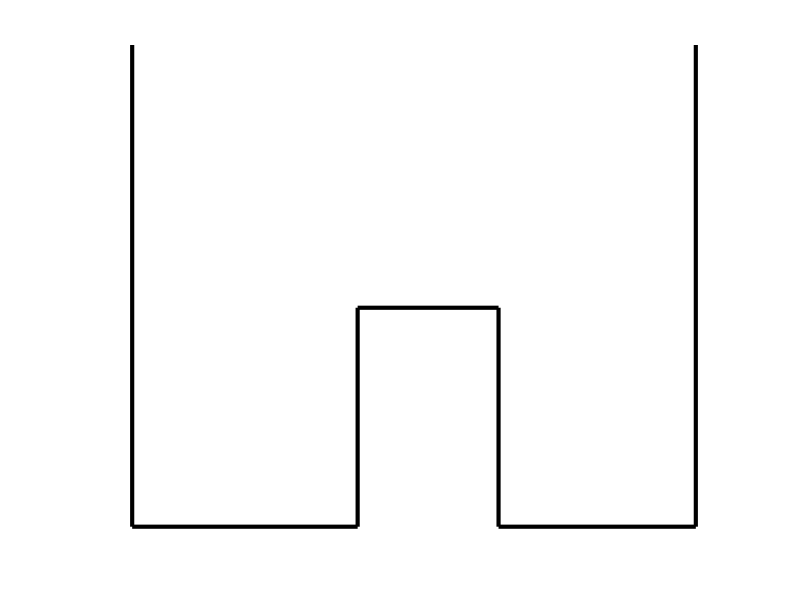

This figure's MATLAB source: (Note: this script raises an error after producing the figure.)
%% Double-well Schrödinger eigenstates
% Nick Trefethen, November 2010

%%
% (Chebfun Example ode-eig/DoubleWell.m)
%%

%%
% A well-known problem in quantum mechanics is the calculation of
% eigenstates of a potential with the shape of a 'double well'.
% Specifically, consider a potential function V(x) defined on [-1,1] by
%
%    V(x) = 1.5 for x in [-.2,.3],  0 otherwise.
%
% We seek eigenmodes of the steady-state Shrödinger equation associated
% with this potential, specifically, functions u(x) satisfying
%
%     -0.007u"(x) + V(x)*u(x) = lam*u(x),    u(-1) = u(1) = 0.
%
% for some constant lam. 

%%
% We can sketch the potential like this:
LW = 'linewidth'; hold off
plot([-1 -1 -.2 -.2 .3 .3 1 1],[3.3 0 0 1.5 1.5 0 0 3.3],'k',LW,3)
axis([-1.1 1.1 -.05 3.3]), axis off, hold on

%%
% Let's compute the first 12 eigenvalues and eigenfunctions:
tic
x = chebfun('x');
V = 1.5*(abs(x-0.05)<0.25);
L = chebop(-1,1);
L.op = @(x,u) -0.007*diff(u,2) + V.*u;
L.bc = 0;
neigs = 12;
[EV,D] = eigs(L,neigs);
disp(diag(D)), toc

%%
% Physicists like to plot the eigenmodes shifted up by an amount equal to
% the eigenvalue:
colors = [1 0 0; 0 .8 0; .9 .9 0; 0 0 1; 1 0 1; 0 .8 1];
for j = 1:neigs
  v = EV(:,j)/15; d = D(j,j);
  if max(v)<-min(v), v = -v; end
  plot(d+v,LW,2,'color',colors(1+mod(j-1,6),:))
end

%%
% There is a great deal of such physics in such pictures. The lower
% eigenmodes correspond to particles trapped on one side or the other,
% with a state function decreasing exponentially within the barrier.
% At higher energies the particles are not localized.
